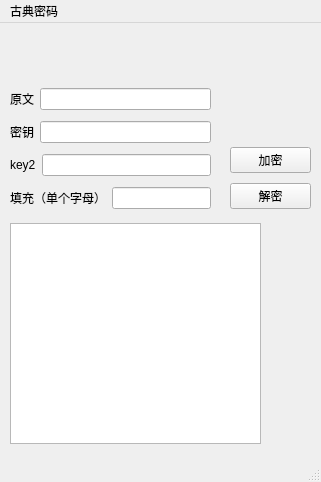
<?xml version="1.0" encoding="UTF-8"?>
<ui version="4.0">
 <class>MainWindow</class>
 <widget class="QMainWindow" name="MainWindow">
  <property name="geometry">
   <rect>
    <x>0</x>
    <y>0</y>
    <width>321</width>
    <height>482</height>
   </rect>
  </property>
  <property name="windowTitle">
   <string>MainWindow</string>
  </property>
  <widget class="QWidget" name="centralwidget">
   <widget class="QWidget" name="verticalLayoutWidget">
    <property name="geometry">
     <rect>
      <x>10</x>
      <y>60</y>
      <width>201</width>
      <height>131</height>
     </rect>
    </property>
    <layout class="QVBoxLayout" name="verticalLayout">
     <item>
      <layout class="QHBoxLayout" name="horizontalLayout">
       <item>
        <widget class="QLabel" name="label_text">
         <property name="text">
          <string>原文</string>
         </property>
        </widget>
       </item>
       <item>
        <widget class="QLineEdit" name="lineEdit_text"/>
       </item>
      </layout>
     </item>
     <item>
      <layout class="QHBoxLayout" name="horizontalLayout_2">
       <item>
        <widget class="QLabel" name="label_key1">
         <property name="text">
          <string>密钥</string>
         </property>
        </widget>
       </item>
       <item>
        <widget class="QLineEdit" name="lineEdit_key1"/>
       </item>
      </layout>
     </item>
     <item>
      <layout class="QHBoxLayout" name="horizontalLayout_3">
       <item>
        <widget class="QLabel" name="label_key2">
         <property name="text">
          <string>key2</string>
         </property>
        </widget>
       </item>
       <item>
        <widget class="QLineEdit" name="lineEdit_key2"/>
       </item>
      </layout>
     </item>
     <item>
      <layout class="QHBoxLayout" name="horizontalLayout_4">
       <item>
        <widget class="QLabel" name="label_fill">
         <property name="text">
          <string>填充（单个字母）</string>
         </property>
        </widget>
       </item>
       <item>
        <widget class="QLineEdit" name="lineEdit_fill"/>
       </item>
      </layout>
     </item>
    </layout>
   </widget>
   <widget class="QWidget" name="verticalLayoutWidget_2">
    <property name="geometry">
     <rect>
      <x>230</x>
      <y>120</y>
      <width>81</width>
      <height>71</height>
     </rect>
    </property>
    <layout class="QVBoxLayout" name="verticalLayout_2">
     <item>
      <widget class="QPushButton" name="pushButton">
       <property name="text">
        <string>加密</string>
       </property>
      </widget>
     </item>
     <item>
      <widget class="QPushButton" name="pushButton_2">
       <property name="text">
        <string>解密</string>
       </property>
      </widget>
     </item>
    </layout>
   </widget>
   <widget class="QTextBrowser" name="textBrowser">
    <property name="geometry">
     <rect>
      <x>10</x>
      <y>200</y>
      <width>251</width>
      <height>221</height>
     </rect>
    </property>
   </widget>
   <widget class="QLabel" name="title">
    <property name="geometry">
     <rect>
      <x>40</x>
      <y>20</y>
      <width>221</width>
      <height>21</height>
     </rect>
    </property>
    <property name="font">
     <font>
      <pointsize>16</pointsize>
     </font>
    </property>
    <property name="text">
     <string/>
    </property>
   </widget>
  </widget>
  <widget class="QMenuBar" name="menubar">
   <property name="geometry">
    <rect>
     <x>0</x>
     <y>0</y>
     <width>321</width>
     <height>26</height>
    </rect>
   </property>
   <widget class="QMenu" name="menuTradition">
    <property name="title">
     <string>古典密码</string>
    </property>
    <addaction name="actionKeyedsub"/>
    <addaction name="actionAffine"/>
    <addaction name="actionVegenere"/>
    <addaction name="actionPlayfair"/>
    <addaction name="actionHill"/>
   </widget>
   <addaction name="menuTradition"/>
  </widget>
  <widget class="QStatusBar" name="statusBar"/>
  <action name="actionKeyedsub">
   <property name="text">
    <string>使用密钥的单表代替密码</string>
   </property>
  </action>
  <action name="actionAffine">
   <property name="text">
    <string>仿射密码</string>
   </property>
  </action>
  <action name="actionVegenere">
   <property name="text">
    <string>维吉尼亚密码</string>
   </property>
  </action>
  <action name="actionPlayfair">
   <property name="text">
    <string>Playfair密码</string>
   </property>
  </action>
  <action name="actionHill">
   <property name="text">
    <string>希尔密码</string>
   </property>
  </action>
 </widget>
 <resources/>
 <connections/>
</ui>
